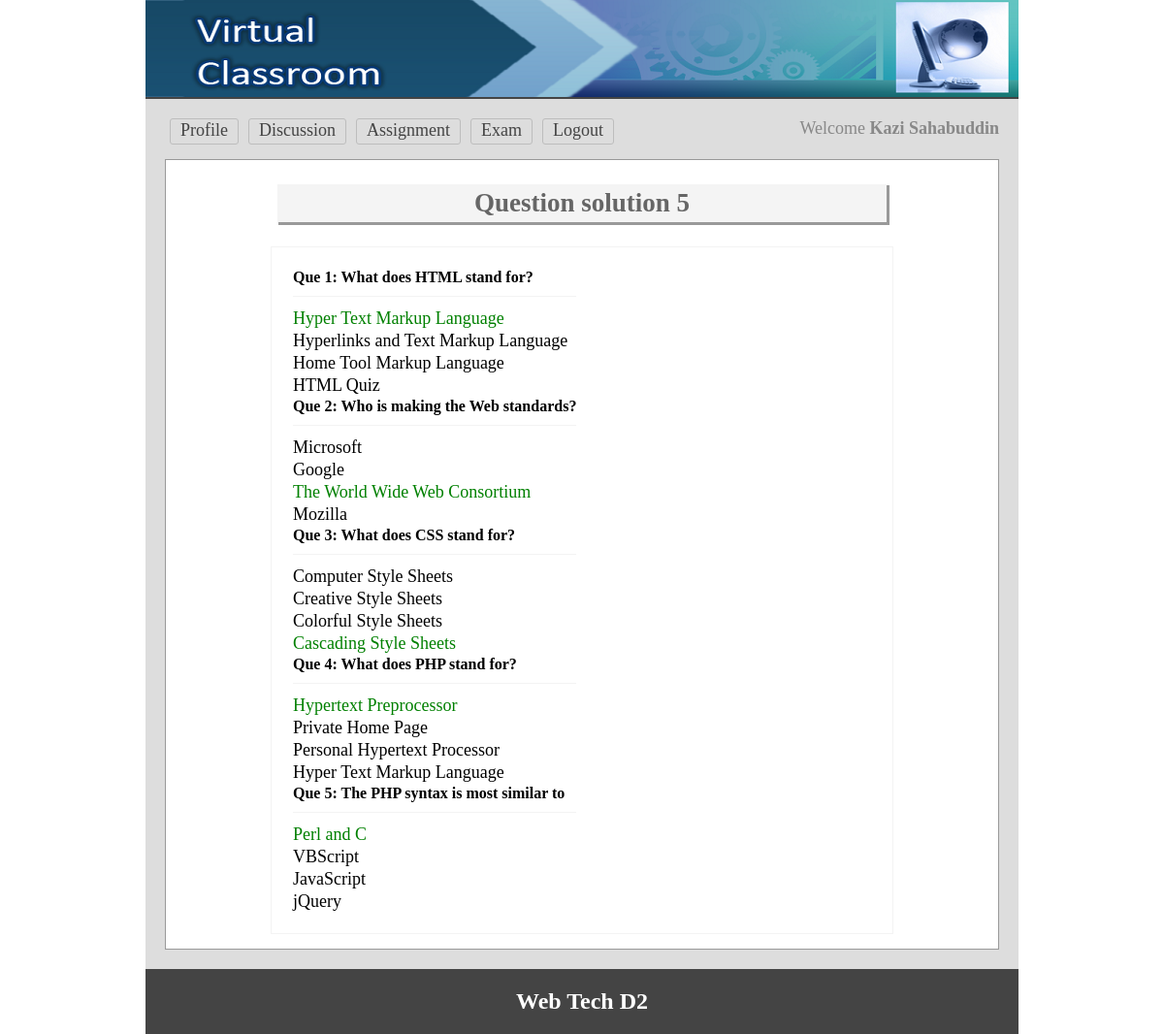
Screenshot of /viewans.php (signed in) with the database file from the repository.
### tables this page shows
CREATE TABLE `question` (
  `q_id` int(11) NOT NULL,
  `q_no` int(11) NOT NULL,
  `question` text NOT NULL
);

CREATE TABLE `answer` (
  `A_id` int(11) NOT NULL,
  `q_no` int(11) NOT NULL,
  `right_ans` int(11) NOT NULL DEFAULT '0',
  `ans` text NOT NULL
);

### classes/Exam.php (called while the page is built, shortened)
<?php
	$filepath = realpath(dirname(__FILE__));
	include_once ($filepath.'/../lib/Database.php');
class Exam
{
	private $db;
	function __construct()
	{
		$this->db= new Database();
	}
	public function getQueByOrder(){
		$query = "SELECT * FROM question ORDER BY q_no ASC";
		$result = $this->db->select($query);
		return $result;
	}
	public function getTotalRow(){
		$query = "SELECT * FROM question";
		$getResult = $this->db->select($query);
		$total = $getResult->num_rows;
		return $total;
	}
	public function getAnswer($number){
		$query = "SELECT * FROM answer WHERE q_no='$number'";
		$getdata = $this->db->select($query);
		return $getdata;
	}
}
?>

### lib/Database.php (called while the page is built, shortened)
<?php
Class Database{
	public $host   = DB_HOST;
	public $user   = DB_USER;
	public $pass   = DB_PASS;
	public $dbname = DB_NAME;
	public $link;
	private function connectDB(){
	$this->link = new mysqli($this->host, $this->user, $this->pass, $this->dbname);
 }
	public function select($query){
		$result = $this->link->query($query) or die($this->link->error.__LINE__);
		if($result->num_rows > 0){
			return $result;
		} else {
			return false;
		}
	}
}

### viewans.php (the view, shortened to what this page needs)
<?php include 'inc/header.php'; ?>
 <?php
 	$total=$exm->getTotalRow();
 ?>
<div class="main">
<h1>Question solution <?php echo $total; ?></h1>
	<div class="test">
		<table>
		<?php
		$getQue = $exm->getQueByOrder();
		if ($getQue) {
			while ($question = $getQue->fetch_assoc()) {
		?>
			<tr>
				<td colspan="2">
				 <h3>Que <?php echo $question['q_no']; ?>: <?php echo $question['question']; ?></h3>
				</td>
			</tr>
				<?php
					$answer = $exm->getAnswer($question['q_no']);
					if ($answer) {
						while ($result = $answer->fetch_assoc()) {
				?>
			<tr>
				<td>
				 <?php
				 	if($result['right_ans']=='1'){
				 		echo "<span style='color: green'>".$result['ans']."</span>";
				 	}else{
				 		echo $result['ans'];
				 	}
				 ?>
				</td>
			</tr>
			<?php } }?>
			<?php } }?>
		</table>
	</div>
 </div>
<?php include 'inc/footer.php'; ?>

### css/main.css (style rules this page uses)
* { margin:0;padding:0;outline:none }
body { font-family:verdana }
.main { background: #fff none repeat scroll 0 0; border: 1px solid #999; margin-top: 10px; min-height: 368px; padding: 15px; width: 828px; }
.main h1 { background: #f4f4f4 none repeat scroll 0 0; box-shadow: 2px 2px 0 1px #999; color: #666; margin: 10px auto 25px; padding: 4px; text-align: center; width: 620px; }
.test { border: 1px solid #f3f3f3; margin: 0 auto; max-width: 600px; padding: 20px; }
.test h3 { border-bottom: 1px solid #f3f3f3; font-size: 16px; margin-bottom: 10px; padding-bottom: 10px; }

### rows the page displays
question: q_no "1", question "What does HTML stand for?"
answer: ans "Hyper Text Markup Language"
answer: ans "Hyperlinks and Text Markup Language"
answer: ans "Home Tool Markup Language"
answer: ans "HTML Quiz"
question: q_no "2", question "Who is making the Web standards?"
answer: ans "Microsoft"
answer: ans "Google"
answer: ans "The World Wide Web Consortium"
answer: ans "Mozilla"
question: q_no "3", question "What does CSS stand for?"
answer: ans "Computer Style Sheets"
answer: ans "Creative Style Sheets"
answer: ans "Colorful Style Sheets"
answer: ans "Cascading Style Sheets"
question: q_no "4", question "What does PHP stand for?"
answer: ans "Hypertext Preprocessor"
answer: ans "Private Home Page"
answer: ans "Personal Hypertext Processor"
answer: ans "Hyper Text Markup Language"
question: q_no "5", question "The PHP syntax is most similar to"
answer: ans "Perl and C"
answer: ans "VBScript"
answer: ans "JavaScript"
answer: ans "jQuery"

### other values shown
Session::get("name") "Kazi Sahabuddin"
$total "5"
